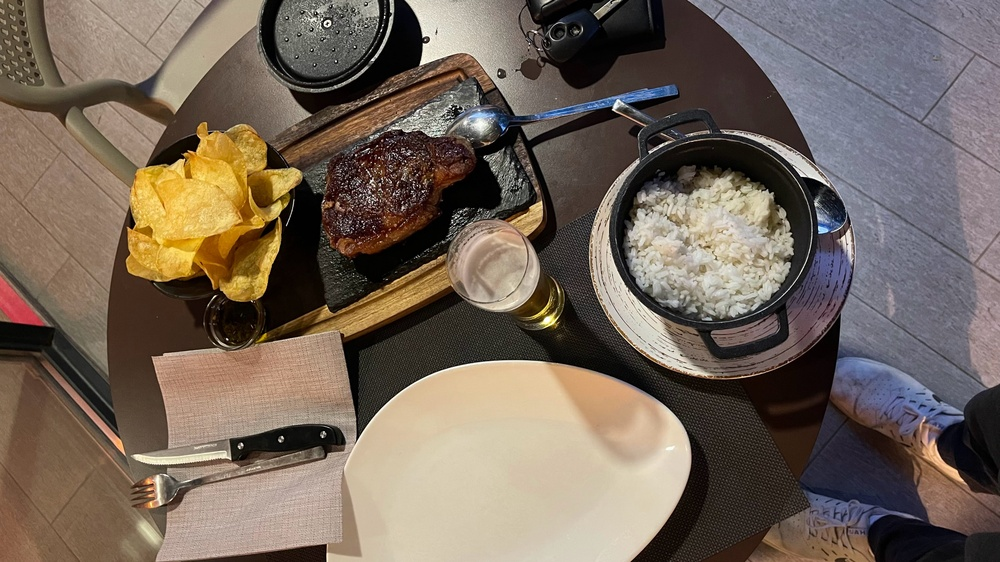
#> input picture imgs/IMG_5494.jpg, 1000 x 562 px, shrunk from 4032 x 2268 before the run; its folder holds only this picture in this run
$ python PhotoEditor.py
#> lines starting #> are read from the running program, lines starting #| are printed output that depends on the picture
from PIL import Image, ImageEnhance, ImageFilter
import os

# Put some images on path and edited images will be put on pathOut
path = './imgs'
pathOut = './editedImgs'

for filename in os.listdir(path):
    img = Image.open(f'{path}/{filename}')
#> img is the input picture: PIL image 1000x562 RGB; mean R, G, B 116.2, 102.3, 90.4
    edit = img.filter(ImageFilter.SHARPEN).convert(
        'L').rotate(90)  # rotates and blacks the photo
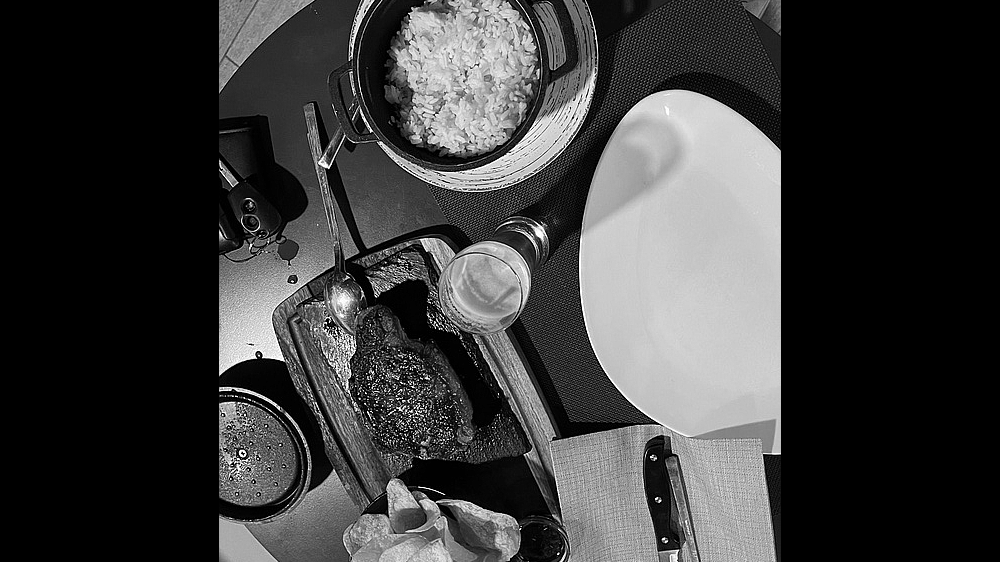
#> edit: PIL image 1000x562 L; min 0, max 255, mean 60
    factor = 1.5
    enhancer = ImageEnhance.Contrast(edit)
    edit = enhancer.enhance(factor)  # adds contrast to the photo
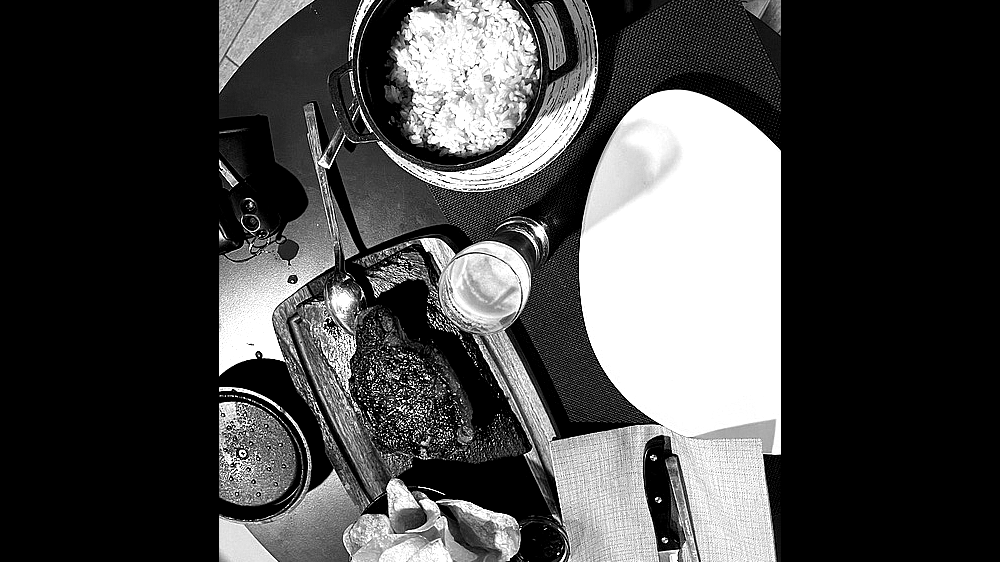
#> edit: PIL image 1000x562 L; min 0, max 255, mean 72
    clean_name = os.path.splitext(filename)[0]
    edit.save(f'{pathOut}/{clean_name}_edited.jpg')
